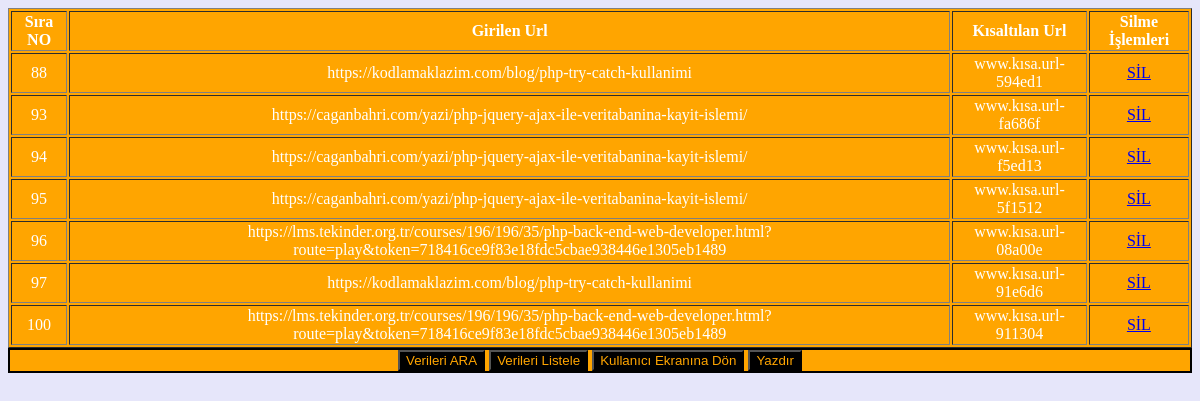
/adminpanelgiris.php, run on the app's committed database.
### tables this page shows
CREATE TABLE `url` (
  `id` int(11) NOT NULL,
  `url` text NOT NULL,
  `shorturl` text NOT NULL
);

### adminpanelgiris.php (the view, shortened to what this page needs)
<?php
include("db.php");
$sorgu = $db->query("SELECT * FROM url");
echo "<table class='th' width='100%' border='1'>
<tr align='center'>
<th>Sıra NO </th>
<th>Girilen Url</th>
<th>Kısaltılan Url</th>
<th>Silme İşlemleri</th>
";
while($satir = $sorgu->fetchObject()){
    echo
    "<tr class='tr' align='center'>
    <td>$satir->id</td>
    <td>$satir->url</td>
    <td>www.kısa.url-$satir->shorturl</td>
    <td><a href='sil.php?id=$satir->id'>SİL</a></td>
    </tr>";
}
echo "</table>";
?>
<!DOCTYPE html>
<html lang="en">
<head>
<link rel="stylesheet" type="text/css" href="tasarim.css">
</head>
<body bgcolor="#E6E6FA">
<div style="background-color: orange;" class="butonlar">
        <button style="background-color:black; color:orange ;"><a href='ara.php'>Verileri ARA</a></button>
        <button style="background-color:black; color:orange"><a href='adminpanelgiris.php'>Verileri Listele</a></button>
        <button style="background-color:black; color:orange"><a href='index.php'>Kullanıcı Ekranına Dön</a></button>
        <input style="background-color:black; color:orange" type ="button" value="Yazdır" onClick="yazdir()"/>
</div>
</body>
</html>

### tasarim.css (style rules this page uses)
.butonlar { border: 2px solid black; text-align: center; }
.butonlar a { text-decoration: none; color:orange; width:200px; }
.th { background-color: orange; color: white; }

### data on the page
url: id "88", url "https://kodlamaklazim.com/blog/php-try-catch-kullanimi", shorturl "594ed1"
url: id "93", url "https://caganbahri.com/yazi/php-jquery-ajax-ile-veritabanina-kayit-islemi/", shorturl "fa686f"
url: id "94", url "https://caganbahri.com/yazi/php-jquery-ajax-ile-veritabanina-kayit-islemi/", shorturl "f5ed13"
url: id "95", url "https://caganbahri.com/yazi/php-jquery-ajax-ile-veritabanina-kayit-islemi/", shorturl "5f1512"
url: id "96", url "https://lms.tekinder.org.tr/courses/196/196/35/php-back-end-web-developer.html?route=play&token=718416ce9f83e18fdc5cbae938446e1305eb1489", shorturl "08a00e"
url: id "97", url "https://kodlamaklazim.com/blog/php-try-catch-kullanimi", shorturl "91e6d6"
url: id "100", url "https://lms.tekinder.org.tr/courses/196/196/35/php-back-end-web-developer.html?route=play&token=718416ce9f83e18fdc5cbae938446e1305eb1489", shorturl "911304"
